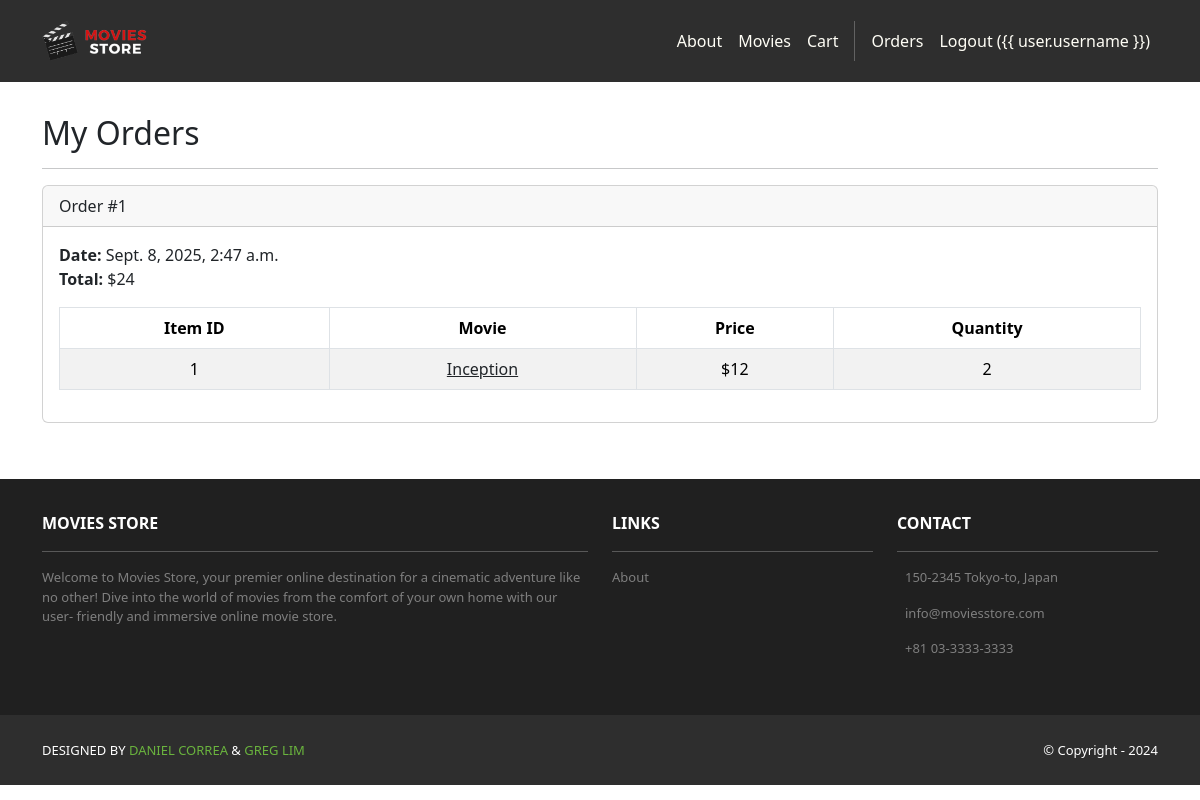
The page /accounts/orders/ (signed in) on the database as committed earlier.
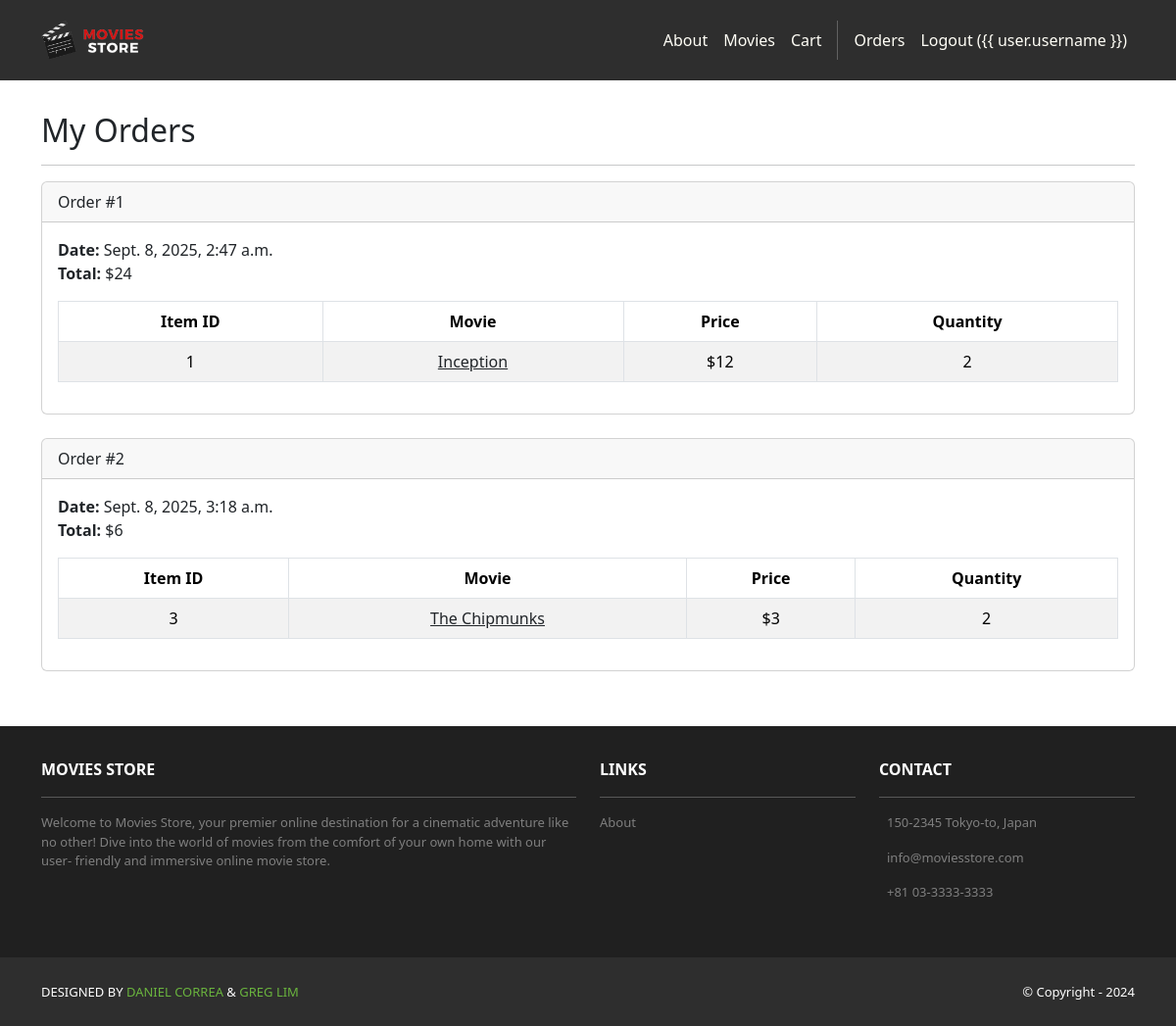
The same page on the database as committed later.
### cart/models.py (models this page shows, shortened)
class Order(models.Model):
    id = models.AutoField(primary_key=True)
    total = models.IntegerField()
    date = models.DateTimeField(auto_now_add=True)
    user = models.ForeignKey(User, on_delete=models.CASCADE)

class Item(models.Model):
    id = models.AutoField(primary_key=True)
    price = models.IntegerField()
    quantity = models.IntegerField()
    order = models.ForeignKey(Order,
        on_delete=models.CASCADE)
    movie = models.ForeignKey(Movie,
        on_delete=models.CASCADE)

### movies/models.py (models this page shows, shortened)
class Movie(models.Model):
    id = models.AutoField(primary_key=True)
    name = models.CharField(max_length=255)
    price = models.IntegerField()
    description = models.TextField()
    image = models.ImageField(upload_to='movie_images/')
    hidden = models.BooleanField(default=False)

### accounts/views.py (the view)
# urls.py: path('orders/', views.orders, name='accounts.orders'),
@login_required
def orders(request):
    template_data = {}
    template_data['title'] = 'Orders'
    template_data['orders'] = request.user.order_set.all()
    return render(request, 'accounts/orders.html',
        {'template_data': template_data})

### accounts/templates/accounts/orders.html
{% extends 'base.html' %}
{% block content %}
<div class="p-3">
  <div class="container">
    <div class="row mt-3">
      <div class="col mx-auto mb-3">
        <h2>My Orders</h2>
        <hr />
        {% for order in template_data.orders %}
        <div class="card mb-4">
          <div class="card-header">
            Order #{{ order.id }}
          </div>
          <div class="card-body">
            <b>Date:</b> {{ order.date }}<br />
            <b>Total:</b> ${{ order.total }}<br />
            <table class="table table-bordered
              table-striped text-center mt-3">
              <thead>
                <tr>
                  <th scope="col">Item ID</th>
                  <th scope="col">Movie</th>
                  <th scope="col">Price</th>
                  <th scope="col">Quantity</th>
                </tr>
              </thead>
              <tbody>
                {% for item in order.item_set.all %}
                <tr>
                  <td>{{ item.movie.id }}</td>
                  <td>
                    <a class="link-dark"
                      href="{% url 'movies.show'
                      id=item.movie.id %}">
                      {{ item.movie.name }}
                    </a>
                  </td>
                  <td>${{ item.movie.price }}</td>
                  <td>{{ item.quantity }}</td>
                </tr>
                {% endfor %}
              </tbody>
            </table>
          </div>
        </div>
        {% endfor %}
      </div>
    </div>
  </div>
</div>
{% endblock content %}

Rows that differ between the two databases and show on the page:
added Order: id "2", date "Sept. 8, 2025, 3:18 a.m.", total "6"
added Item: movie.id "3", movie.name "The Chipmunks", movie.price "3", quantity "2"
